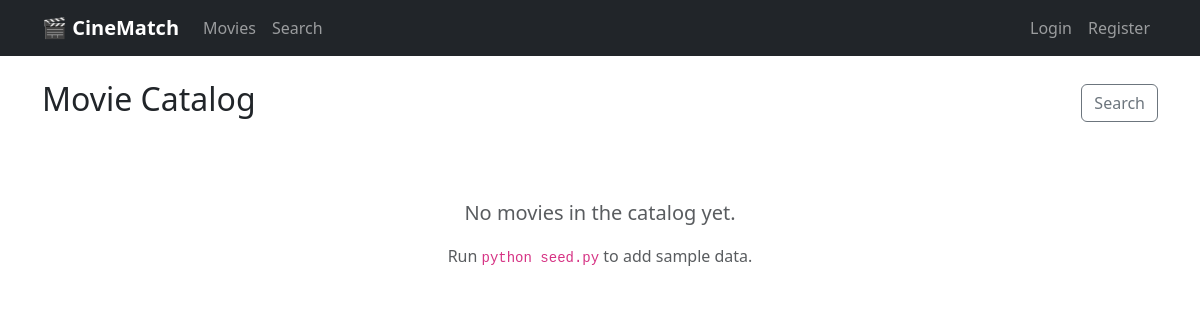
The page /movies/ on the database as committed earlier.
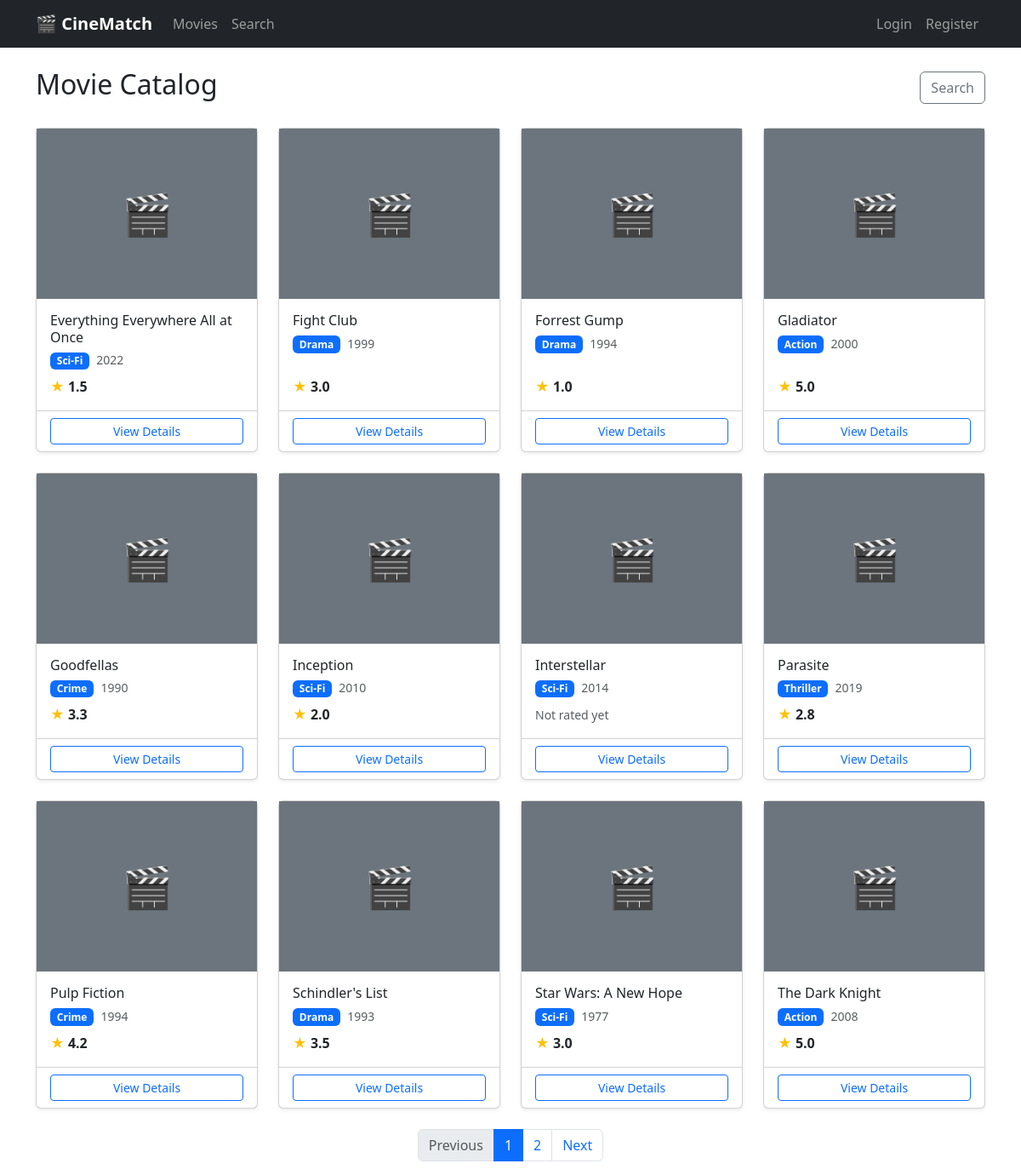
The same page on the database as committed later.
### app/models.py (models this page shows, shortened)
class Movie(db.Model):
    __tablename__ = 'movies'
    id          = db.Column(db.Integer, primary_key=True)
    title       = db.Column(db.String(200), nullable=False)
    genre       = db.Column(db.String(100))
    year        = db.Column(db.Integer)
    director    = db.Column(db.String(100))
    description = db.Column(db.Text)
    poster_url  = db.Column(db.String(300))
    avg_rating  = db.Column(db.Float, default=0.0)
    ratings         = db.relationship('Rating', backref='movie', lazy=True)
    watchlist_items = db.relationship('Watchlist', backref='movie', lazy=True)
    recommendations = db.relationship('Recommendation', backref='movie', lazy=True)

### app/routes/movies.py (the view)
@movies_bp.route('/')
def catalog():
    page = request.args.get('page', 1, type=int)
    pagination = (Movie.query
                  .order_by(Movie.title)
                  .paginate(page=page, per_page=_PER_PAGE, error_out=False))
    return render_template('movies/catalog.html',
                           movies=pagination.items,
                           pagination=pagination)

### app/templates/movies/catalog.html (shortened to what this page needs)
{% extends 'base.html' %}
{% block content %}
<div class="d-flex justify-content-between align-items-center mb-4">
    <h2>Movie Catalog</h2>
    <a href="{{ url_for('movies.search') }}" class="btn btn-outline-secondary">Search</a>
</div>
{% if movies %}
<div class="row row-cols-1 row-cols-sm-2 row-cols-md-3 row-cols-lg-4 g-4">
    {% for movie in movies %}
    <div class="col">
        <div class="card h-100 shadow-sm">
            {% if movie.poster_url %}
            <img src="{{ movie.poster_url }}" class="card-img-top" alt="{{ movie.title }}"
                 style="height:200px;object-fit:cover;">
            {% else %}
            <div class="bg-secondary text-white d-flex align-items-center justify-content-center"
                 style="height:200px;font-size:3rem;">🎬</div>
            {% endif %}
            <div class="card-body d-flex flex-column">
                <h6 class="card-title mb-1">{{ movie.title }}</h6>
                <div class="mb-2">
                    <span class="badge bg-primary">{{ movie.genre }}</span>
                    <span class="text-muted small ms-1">{{ movie.year }}</span>
                </div>
                <div class="mt-auto">
                    {% if movie.avg_rating %}
                    <span class="text-warning">★</span>
                    <span class="fw-semibold">{{ '%.1f'|format(movie.avg_rating) }}</span>
                    {% else %}
                    <span class="text-muted small">Not rated yet</span>
                    {% endif %}
                </div>
            </div>
            <div class="card-footer bg-transparent">
                <a href="{{ url_for('movies.detail', id=movie.id) }}"
                   class="btn btn-sm btn-outline-primary w-100">View Details</a>
            </div>
        </div>
    </div>
    {% endfor %}
</div>
{% if pagination.pages > 1 %}
<nav class="mt-4">
    <ul class="pagination justify-content-center">
        <li class="page-item {% if not pagination.has_prev %}disabled{% endif %}">
            <a class="page-link" href="{{ url_for('movies.catalog', page=pagination.prev_num) }}">Previous</a>
        </li>
        {% for p in pagination.iter_pages(left_edge=1, right_edge=1, left_current=2, right_current=2) %}
            {% if p %}
            <li class="page-item {% if p == pagination.page %}active{% endif %}">
                <a class="page-link" href="{{ url_for('movies.catalog', page=p) }}">{{ p }}</a>
            </li>
            {% else %}
            <li class="page-item disabled"><span class="page-link">…</span></li>
            {% endif %}
        {% endfor %}
        <li class="page-item {% if not pagination.has_next %}disabled{% endif %}">
            <a class="page-link" href="{{ url_for('movies.catalog', page=pagination.next_num) }}">Next</a>
        </li>
    </ul>
</nav>
{% endif %}
{% else %}
<div class="text-center py-5 text-muted">
    <p class="fs-5">No movies in the catalog yet.</p>
    <p>Run <code>python seed.py</code> to add sample data.</p>
</div>
{% endif %}
{% endblock %}

### app/templates/base.html (shortened to what this page needs)
<!DOCTYPE html>
<html lang="en">
<head>
    <link rel="stylesheet"
          href="https://cdn.jsdelivr.net/npm/bootstrap@5.3.3/dist/css/bootstrap.min.css">
</head>
<body>
<nav class="navbar navbar-expand-lg navbar-dark bg-dark">
    <div class="container">
        <a class="navbar-brand fw-bold" href="{{ url_for('movies.catalog') }}">🎬 CineMatch</a>
        <div class="navbar-nav me-auto">
            <a class="nav-link" href="{{ url_for('movies.catalog') }}">Movies</a>
            <a class="nav-link" href="{{ url_for('movies.search') }}">Search</a>
        </div>
        <div class="navbar-nav ms-auto">
            {% if current_user.is_authenticated %}
                <span class="navbar-text me-3 text-light">{{ current_user.username }}</span>
                <a class="nav-link" href="{{ url_for('auth.logout') }}">Logout</a>
            {% else %}
                <a class="nav-link" href="{{ url_for('auth.login') }}">Login</a>
                <a class="nav-link" href="{{ url_for('auth.register') }}">Register</a>
            {% endif %}
        </div>
    </div>
</nav>
<div class="container mt-4">
    {% block content %}{% endblock %}
</div>
</body>
</html>

Rows that differ between the two databases and show on the page:
added Movie: title "Everything Everywhere All at Once", genre "Sci-Fi", year "2022", avg_rating "1.5"
added Movie: title "Fight Club", genre "Drama", year "1999", avg_rating "3.0"
added Movie: title "Forrest Gump", genre "Drama", year "1994", avg_rating "1.0"
added Movie: title "Gladiator", genre "Action", year "2000", avg_rating "5.0"
added Movie: title "Goodfellas", genre "Crime", year "1990", avg_rating "3.3"
added Movie: title "Inception", genre "Sci-Fi", year "2010", avg_rating "2.0"
added Movie: title "Interstellar", genre "Sci-Fi", year "2014", avg_rating "Not rated yet"
added Movie: title "Parasite", genre "Thriller", year "2019", avg_rating "2.8"
added Movie: title "Pulp Fiction", genre "Crime", year "1994", avg_rating "4.2"
added Movie: title "Schindler's List", genre "Drama", year "1993", avg_rating "3.5"
added Movie: title "Star Wars: A New Hope", genre "Sci-Fi", year "1977", avg_rating "3.0"
added Movie: title "The Dark Knight", genre "Action", year "2008", avg_rating "5.0"
Other text that changed with them:
text no longer shown: "No movies in the catalog yet. Run python seed.py to add sample data."
text now shown: "Previous Next"
new list line: "1"
new list line: "2"
